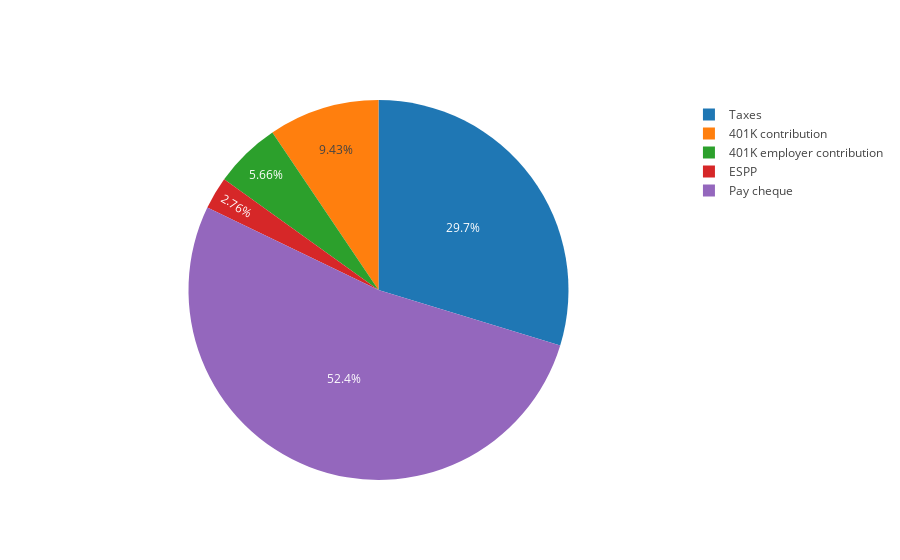
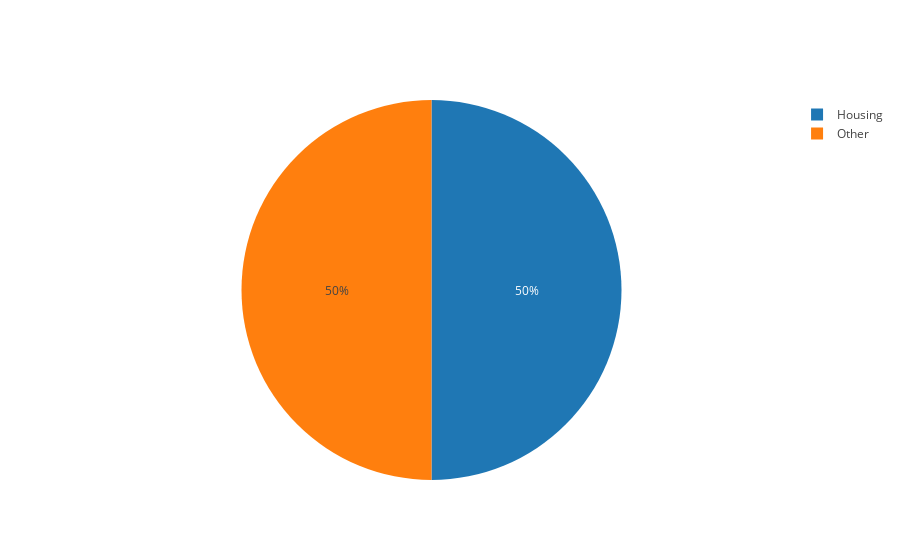
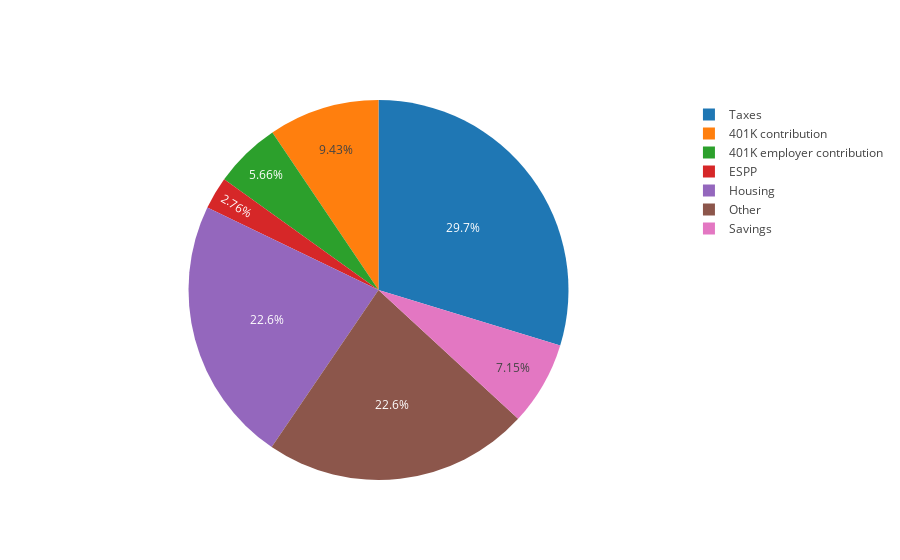
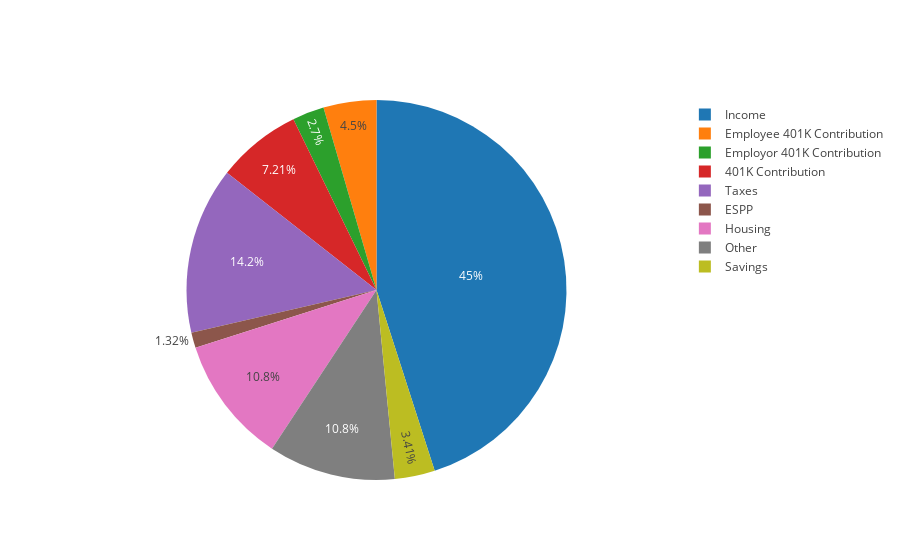

The notebook cell these images were saved under, in order:
### Code cell
p = plan(salary=100000,
     retirement_contribution=10,
     retirement_match=6,
     retirement_match_max=50000,
     espp_contribution=5,
     budget = {
         "Housing": 2000,
         "Other": 2000
     },
     additional_monthly_savings = 0,
     retirement_monthly_spend = 5000
    ).plan(12).planRetirement();

p.printTitle("Basics").graphBasics().printBasics();
p.printTitle("Budget").graphBudget().printBudget();
p.printTitle("Detailed").graphDetailed().printDetailed();
p.printTitle("Monthly").graphMonthly().printMonthly();
# p.printTitle("Pay cheque").graphPaycheque().printPaycheque();
p.printTitle("401K").graphRetirement().printRetirement();
p.graphRetirementTaxSavings();

p.printTitle("Retirement Plan").graphRetirementPlan();

### Figure 1 — Plotly figure (JSON) as saved in the notebook; plotly's stock layout.template omitted (floating-point values rounded to 4 significant figures)
{"data": [{"labels": ["Taxes", "401K contribution", "401K employer contribution", "ESPP", "Pay cheque"], "sort": false, "type": "pie", "uid": "6cf653bb-95e4-42e8-afc4-67741267d0a0", "values": [31500.0, 10000, 6000, 2925, 55575]}], "layout": {}}

### Figure 2 — Plotly figure (JSON) as saved in the notebook; plotly's stock layout.template omitted (floating-point values rounded to 4 significant figures)
{"data": [{"labels": ["Housing", "Other"], "sort": false, "type": "pie", "uid": "ea35e27d-5de1-4ff3-8782-d8a4728be5c0", "values": [2000, 2000]}], "layout": {}}

### Figure 3 — Plotly figure (JSON) as saved in the notebook; plotly's stock layout.template omitted (floating-point values rounded to 4 significant figures)
{"data": [{"labels": ["Taxes", "401K contribution", "401K employer contribution", "ESPP", "Housing", "Other", "Savings"], "sort": false, "type": "pie", "uid": "442df232-9c73-4dae-b15b-cd84a0912356", "values": [31500.0, 10000, 6000, 2925, 24000, 24000, 7575]}], "layout": {}}

### Figure 4 — Plotly figure (JSON) as saved in the notebook; plotly's stock layout.template omitted (floating-point values rounded to 4 significant figures)
{"data": [{"labels": ["Income", "Employee 401K Contribution", "Employor 401K Contribution", "401K Contribution", "Taxes", "ESPP", "Housing", "Other", "Savings"], "sort": false, "type": "pie", "uid": "8f207e18-1ff9-456e-83bc-13cea91b08b2", "values": [8333.0, 833.3, 500, 1333.0, 2625.0, 243.8, 2000, 2000, 631.2]}], "layout": {}}
